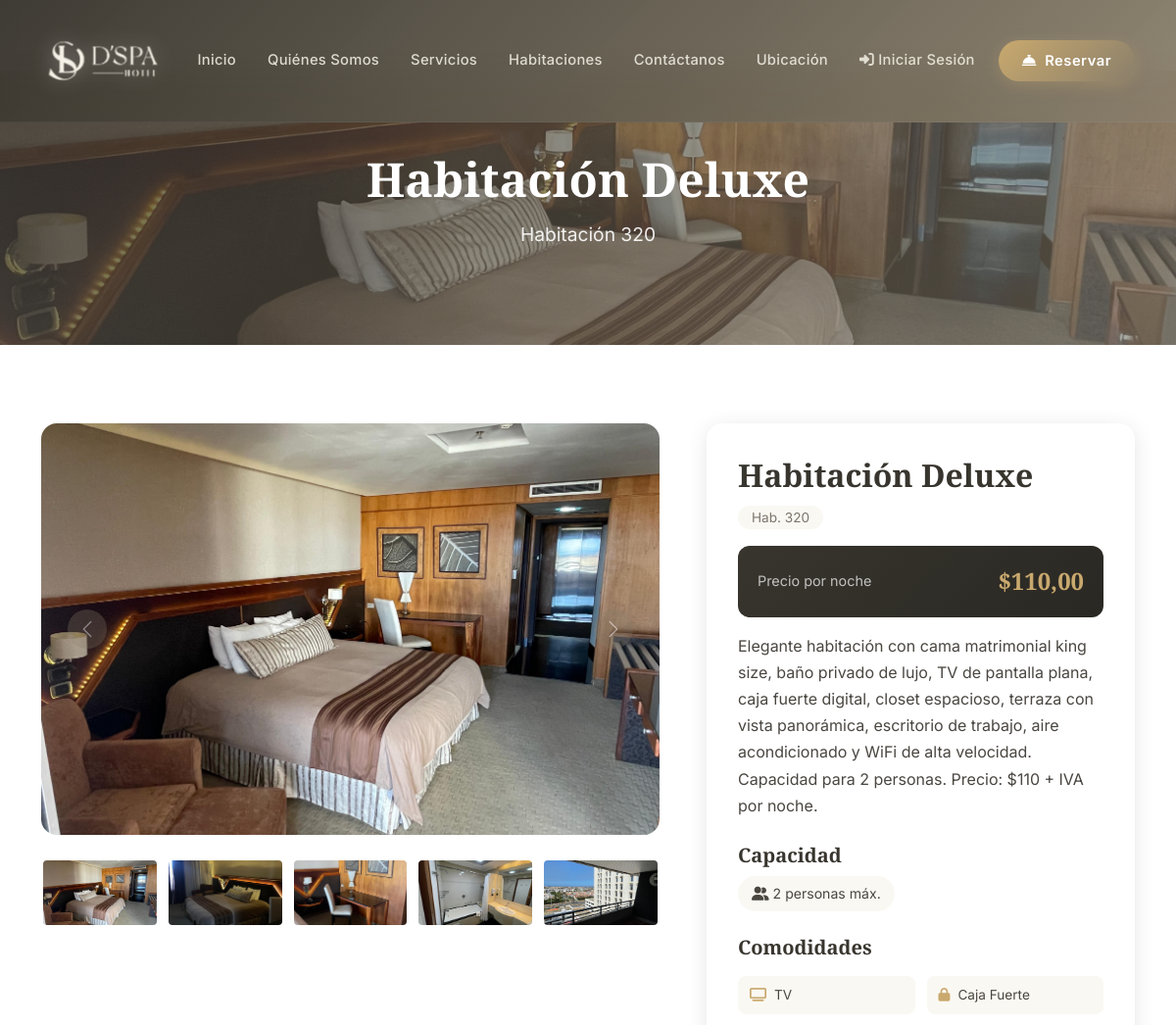
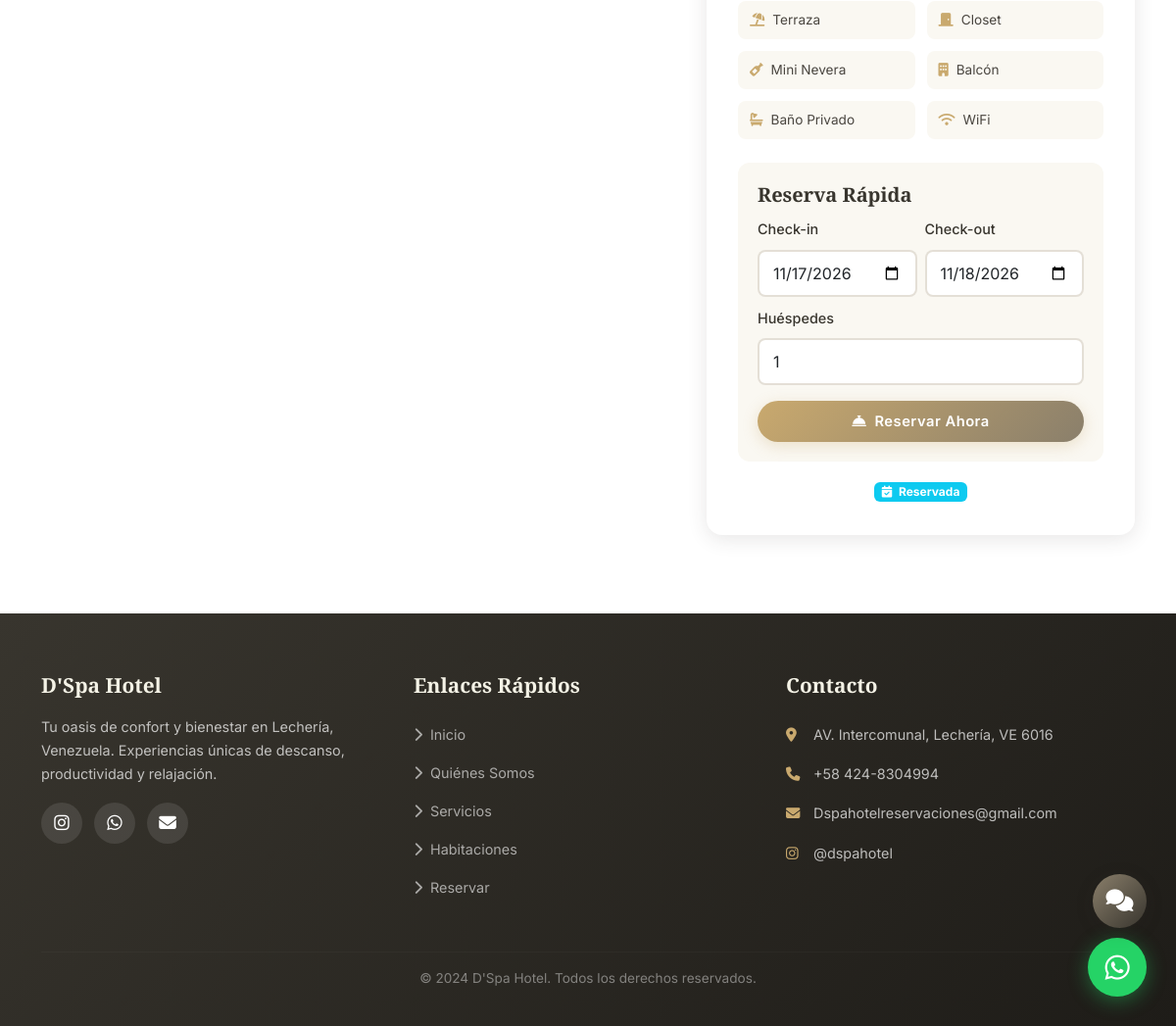
/room/14/, run on the app's committed database (2 pictures, top to bottom).
### core/models.py (models this page shows, shortened)
class Room(models.Model):
    ROOM_TYPES = [
        ('doble', 'Habitación Doble'),
        ('deluxe', 'Habitación Deluxe'),
    ]
    STATUS_CHOICES = [
        ('available', 'Disponible'),
        ('occupied', 'Ocupada'),
        ('maintenance', 'Mantenimiento'),
        ('reserved', 'Reservada'),
    ]
    SALES_CHANNEL_CHOICES = [
        ('web', 'Portal Web'),
        ('puerta', 'Venta por Puerta'),
    ]
    room_type = models.CharField(max_length=20, choices=ROOM_TYPES, verbose_name="Tipo")
    room_number = models.CharField(max_length=10, unique=True, verbose_name="Número")
    floor = models.IntegerField(default=1, verbose_name="Piso")
    description = models.TextField(verbose_name="Descripción")
    detailed_description = models.TextField(verbose_name="Descripción Detallada", help_text="Incluir amenities y características")
    capacity_adults = models.IntegerField(default=2, verbose_name="Capacidad Adultos")
    capacity_children = models.IntegerField(default=0, verbose_name="Capacidad Niños")
    price_per_night = models.DecimalField(max_digits=10, decimal_places=2, verbose_name="Precio por Noche", help_text="Precio base en USD (sin IVA)")
    extra_guest_fee = models.DecimalField(max_digits=10, decimal_places=2, default=0, verbose_name="Cargo por Persona Adicional", help_text="Aplica para hab. dobles ($20 por persona adicional)")
    status = models.CharField(max_length=20, choices=STATUS_CHOICES, default='available', verbose_name="Estado")
    sales_channel = models.CharField(max_length=20, choices=SALES_CHANNEL_CHOICES, default='web', verbose_name="Canal de Venta", help_text="Las habitaciones de 'Puerta' no se muestran en el portal web")
    has_terrace = models.BooleanField(default=True, verbose_name="Terraza")
    has_safe = models.BooleanField(default=True, verbose_name="Caja Fuerte")
    has_tv = models.BooleanField(default=True, verbose_name="TV")
    has_closet = models.BooleanField(default=True, verbose_name="Closet")
    has_minibar = models.BooleanField(default=False, verbose_name="Mini Nevera")
    has_balcony = models.BooleanField(default=False, verbose_name="Balcón")
    is_active = models.BooleanField(default=True, verbose_name="Activa")
    class Meta:
        ordering = ['room_type', 'room_number']
        verbose_name = "Habitación"
        verbose_name_plural = "Habitaciones"
    def __str__(self):
        return f"{self.get_room_type_display()} - {self.room_number}"

### core/views.py (the view)
# urls.py: path('room/<int:room_id>/', views.room_detail, name='room_detail'),
def room_detail(request, room_id):
    room = get_object_or_404(Room, id=room_id, is_active=True, sales_channel='web')
    context = {
        'room': room,
    }
    return render(request, 'core/room_detail.html', context)

### core/templates/core/room_detail.html (shortened to what this page needs)
{% extends 'core/base.html' %}
{% load static %}
{% block content %}
<section class="page-hero page-hero-sm">
    <div class="page-hero-overlay"></div>
    {% if room.images.first %}
    <img src="{{ room.images.first.image.url }}" alt="{{ room }}" class="page-hero-bg">
    {% else %}
    <img src="{% if room.room_type == 'deluxe' %}{% static 'images/rooms/habitacion matrimonial 1.jpg' %}{% else %}{% static 'images/rooms/habitacion doble 1.jpg' %}{% endif %}" alt="{{ room }}" class="page-hero-bg">
    {% endif %}
    <div class="page-hero-content">
        <h1>{{ room.get_room_type_display }}</h1>
        <p>Habitación {{ room.room_number }}</p>
    </div>
</section>
<section class="section-padding">
    <div class="container">
        <div class="row g-5">
            <div class="col-lg-7">
                {% if room.images.all %}
                <div id="roomDetailCarousel" class="carousel slide room-carousel mb-4" data-bs-ride="carousel">
                    <div class="carousel-inner rounded-4">
                        {% for image in room.images.all %}
                        <div class="carousel-item {% if forloop.first %}active{% endif %}">
                            <img src="{{ image.image.url }}" class="d-block w-100" alt="{{ image.title }}">
                        </div>
                        {% endfor %}
                    </div>
                    {% if room.images.count > 1 %}
                    <button class="carousel-control-prev" type="button" data-bs-target="#roomDetailCarousel" data-bs-slide="prev"><span class="carousel-control-prev-icon"></span></button>
                    <button class="carousel-control-next" type="button" data-bs-target="#roomDetailCarousel" data-bs-slide="next"><span class="carousel-control-next-icon"></span></button>
                    {% endif %}
                </div>
                <div class="row g-2">
                    {% for image in room.images.all %}
                    <div class="col-3">
                        <img src="{{ image.image.url }}" class="img-fluid rounded cursor-pointer room-thumb" alt="{{ image.title }}" onclick="document.querySelector('#roomDetailCarousel .carousel-item.active').classList.remove('active'); document.querySelectorAll('#roomDetailCarousel .carousel-item')[{{ forloop.counter0 }}].classList.add('active');">
                    </div>
                    {% endfor %}
                </div>
                {% else %}
                <div id="roomDetailStaticCarousel" class="carousel slide room-carousel mb-4" data-bs-ride="carousel">
                    <div class="carousel-inner rounded-4">
                        {% if room.room_type == 'deluxe' %}
                            <div class="carousel-item active"><img src="{% static 'images/rooms/habitacion matrimonial 1.jpg' %}" class="d-block w-100" alt="Habitación Matrimonial 1"></div>
                        {% endif %}
                    </div>
                    <button class="carousel-control-prev" type="button" data-bs-target="#roomDetailStaticCarousel" data-bs-slide="prev"><span class="carousel-control-prev-icon"></span></button>
                    <button class="carousel-control-next" type="button" data-bs-target="#roomDetailStaticCarousel" data-bs-slide="next"><span class="carousel-control-next-icon"></span></button>
                </div>
                <div class="row row-cols-5 g-2">
                    {% if room.room_type == 'deluxe' %}
                        <div class="col"><img src="{% static 'images/rooms/habitacion matrimonial 1.jpg' %}" class="img-fluid rounded cursor-pointer room-thumb" alt="Thumb" onclick="document.querySelector('#roomDetailStaticCarousel .carousel-item.active').classList.remove('active'); document.querySelectorAll('#roomDetailStaticCarousel .carousel-item')[0].classList.add('active');"></div>
                        <div class="col"><img src="{% static 'images/rooms/habitacion matrimonial 2.jpg' %}" class="img-fluid rounded cursor-pointer room-thumb" alt="Thumb" onclick="document.querySelector('#roomDetailStaticCarousel .carousel-item.active').classList.remove('active'); document.querySelectorAll('#roomDetailStaticCarousel .carousel-item')[1].classList.add('active');"></div>
                        <div class="col"><img src="{% static 'images/rooms/habitacion matrimonial 3.jpg' %}" class="img-fluid rounded cursor-pointer room-thumb" alt="Thumb" onclick="document.querySelector('#roomDetailStaticCarousel .carousel-item.active').classList.remove('active'); document.querySelectorAll('#roomDetailStaticCarousel .carousel-item')[2].classList.add('active');"></div>
                        <div class="col"><img src="{% static 'images/rooms/baños de habitacion 1.jpg' %}" class="img-fluid rounded cursor-pointer room-thumb" alt="Thumb" onclick="document.querySelector('#roomDetailStaticCarousel .carousel-item.active').classList.remove('active'); document.querySelectorAll('#roomDetailStaticCarousel .carousel-item')[3].classList.add('active');"></div>
                        <div class="col"><img src="{% static 'images/rooms/varcon de habitaciones 1.jpg' %}" class="img-fluid rounded cursor-pointer room-thumb" alt="Thumb" onclick="document.querySelector('#roomDetailStaticCarousel .carousel-item.active').classList.remove('active'); document.querySelectorAll('#roomDetailStaticCarousel .carousel-item')[4].classList.add('active');"></div>
                    {% endif %}
                </div>
                {% endif %}
            </div>
            <div class="col-lg-5">
                <div class="room-detail-info">
                    <h2>{{ room.get_room_type_display }}</h2>
                    <span class="room-number-badge">Hab. {{ room.room_number }}</span>
                    <div class="room-price-display mt-3">
                        <span class="price-label">Precio por noche</span>
                        <span class="price-amount">${{ room.price_per_night }}</span>
                    </div>
                    <p class="mt-3">{{ room.detailed_description }}</p>
                    <div class="room-specs mt-4">
                        <h5>Capacidad</h5>
                        <div class="d-flex gap-3">
                            <span class="spec-badge"><i class="fas fa-user-friends"></i> {{ room.capacity_adults }} personas máx.</span>
                        </div>
                    </div>
                    <div class="room-amenities-detail mt-4">
                        <h5>Comodidades</h5>
                        <div class="amenities-grid">
                            {% if room.has_tv %}<div class="amenity-item"><i class="fas fa-tv"></i><span>TV</span></div>{% endif %}
                            {% if room.has_safe %}<div class="amenity-item"><i class="fas fa-lock"></i><span>Caja Fuerte</span></div>{% endif %}
                            {% if room.has_terrace %}<div class="amenity-item"><i class="fas fa-umbrella-beach"></i><span>Terraza</span></div>{% endif %}
                            {% if room.has_closet %}<div class="amenity-item"><i class="fas fa-door-closed"></i><span>Closet</span></div>{% endif %}
                            {% if room.has_minibar %}<div class="amenity-item"><i class="fas fa-wine-bottle"></i><span>Mini Nevera</span></div>{% endif %}
                            {% if room.has_balcony %}<div class="amenity-item"><i class="fas fa-building"></i><span>Balcón</span></div>{% endif %}
                            <div class="amenity-item"><i class="fas fa-bath"></i><span>Baño Privado</span></div>
                            <div class="amenity-item"><i class="fas fa-wifi"></i><span>WiFi</span></div>
                        </div>
                    </div>
                    <div class="quick-reservation mt-4">
                        <h5>Reserva Rápida</h5>
                        <form action="{% url 'create_reservation' %}" method="post">
                            <div class="row g-2">
                                <div class="col-6">
                                    <label class="form-label small">Check-in</label>
                                    <input type="date" class="form-control" name="check_in" id="detail_check_in" required>
                                </div>
                                <div class="col-6">
                                    <label class="form-label small">Check-out</label>
                                    <input type="date" class="form-control" name="check_out" id="detail_check_out" required>
                                </div>
                                <div class="col-12">
                                    <label class="form-label small">Huéspedes</label>
                                    <input type="number" class="form-control" name="adults" value="1" min="1" max="{{ room.capacity_adults }}">
                                </div>
                                <div class="col-12 mt-3">
                                    <button type="submit" class="btn btn-reservation w-100"><i class="fas fa-concierge-bell me-2"></i>Reservar Ahora</button>
                                </div>
                            </div>
                        </form>
                    </div>
                    <div class="room-status mt-3 text-center">
                        {% if room.status == 'available' %}
                            <span class="badge bg-success"><i class="fas fa-check-circle me-1"></i> Disponible</span>
                        {% elif room.status == 'occupied' %}
                            <span class="badge bg-danger"><i class="fas fa-times-circle me-1"></i> Ocupada</span>
                        {% elif room.status == 'maintenance' %}
                            <span class="badge bg-warning"><i class="fas fa-tools me-1"></i> Mantenimiento</span>
                        {% else %}
                            <span class="badge bg-info"><i class="fas fa-calendar-check me-1"></i> Reservada</span>
                        {% endif %}
                    </div>
                </div>
            </div>
        </div>
    </div>
</section>
{% endblock %}

### data on the page
Room: room_type "Habitación Deluxe", room_number "320", price_per_night "110,00", detailed_description "Elegante habitación con cama matrimonial king size, baño privado de lujo, TV de pantalla plana, caja fuerte digital, closet espacioso, terraza con vista panorámica, escritorio de trabajo, aire acondicionado y WiFi de alta velocidad. Capacidad para 2 personas. Precio: $110 + IVA por noche.", capacity_adults "2"
